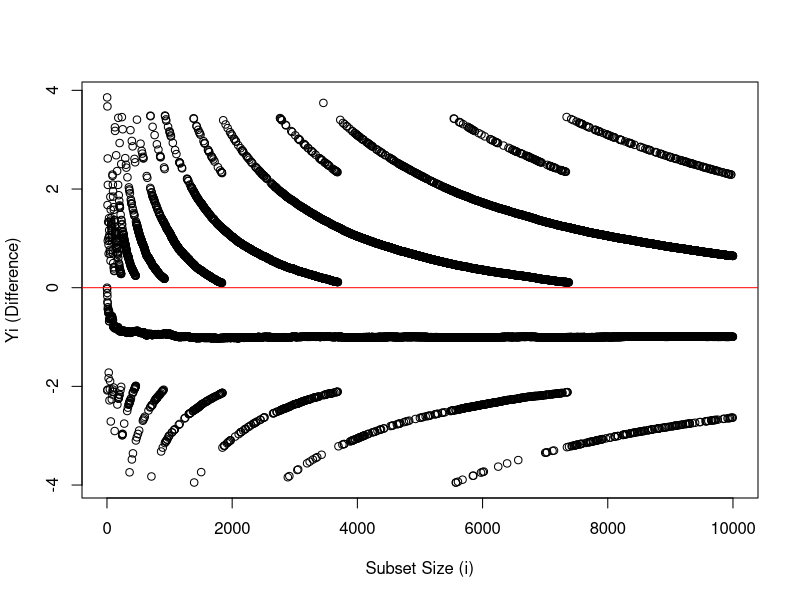

R code for this plot:
myvar <- function(X) {
  n <- length(X)
  if (n <= 1) {
    stop("Sample size must be greater than 1.")
  }
  
  sum_xi_squared <- sum(X^2)
  sum_xi <- sum(X)
  myvar_x <- (1 / (n - 1)) * (sum_xi_squared - (1 / n) * sum_xi^2)
  
  return(myvar_x)
}

# Generate random data x
x <- rnorm(10000, mean = 10^8, sd = 1)

# Initialize vectors to store results
Y <- numeric(length(x))

# Calculate Yi for each subset Xi
for (i in 1:length(x)) {
  subset_x <- x[1:i]
  if (length(subset_x) > 1) {  # Check if sample size is greater than 1
    custom_variance <- myvar(subset_x)
    standard_variance <- var(subset_x)
    Y[i] <- custom_variance - standard_variance
  }
}

# Plot the dependence of Yi on i
plot(1:length(x), Y, type = "p", xlab = "Subset Size (i)", ylab = "Yi (Difference)")
abline(h = 0, col = "red")  # Add a reference line at Y = 0

#better variance estimator
better_var <- function(X) {
  n <- length(X)
  if (n <= 1) {
    stop("Sample size must be greater than 1.")
  }
  
  mean_x <- mean(X)
  better_var_x <- sum((X - mean_x)^2) / (n - 1)
  
  return(better_var_x)
}

